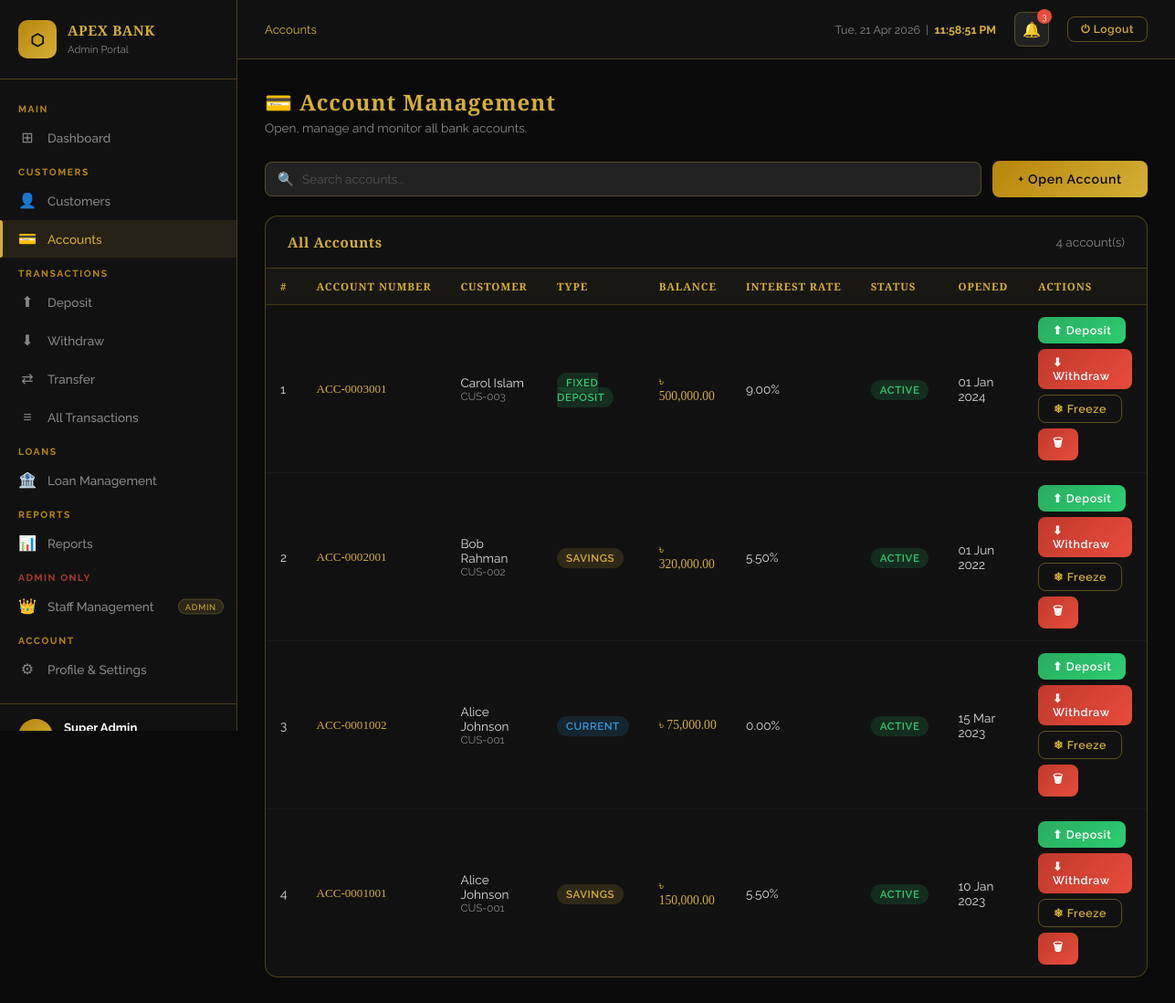
The app's page /accounts.php (signed in) with its own data.
### tables this page shows
CREATE TABLE IF NOT EXISTS accounts (
    id INT AUTO_INCREMENT PRIMARY KEY,
    account_number VARCHAR(20) UNIQUE NOT NULL,
    customer_id INT NOT NULL,
    account_type ENUM('savings', 'current', 'fixed_deposit', 'loan') NOT NULL,
    balance DECIMAL(15,2) DEFAULT 0.00,
    interest_rate DECIMAL(5,2) DEFAULT 0.00,
    status ENUM('active', 'inactive', 'frozen', 'closed') DEFAULT 'active',
    opened_date DATE NOT NULL,
    FOREIGN KEY (customer_id) REFERENCES customers(id) ON DELETE CASCADE
);

CREATE TABLE IF NOT EXISTS customers (
    id INT AUTO_INCREMENT PRIMARY KEY,
    customer_id VARCHAR(20) UNIQUE NOT NULL,
    user_id INT DEFAULT NULL,
    full_name VARCHAR(100) NOT NULL,
    email VARCHAR(100) UNIQUE NOT NULL,
    phone VARCHAR(20) NOT NULL,
    address TEXT,
    dob DATE,
    gender ENUM('male', 'female', 'other'),
    id_type VARCHAR(50),
    id_number VARCHAR(50),
    status ENUM('active', 'inactive', 'blocked') DEFAULT 'active',
    created_at TIMESTAMP DEFAULT CURRENT_TIMESTAMP,
    FOREIGN KEY (user_id) REFERENCES users(id) ON DELETE SET NULL
);

### config/db.php (called while the page is built, shortened)
<?php
function formatCurrency($amount) {
    return '৳ ' . number_format($amount, 2);
}
function isAdmin() {
    return isset($_SESSION['role']) && in_array($_SESSION['role'], ['admin', 'staff']);
}
?>

### accounts.php (the view, shortened to what this page needs)
<?php
require_once 'config/db.php';
$pageTitle = 'Accounts';
$isAdmin = isAdmin();
$filterCustomer = isset($_GET['customer']) ? intval($_GET['customer']) : 0;
$sessionCustomerId = $_SESSION['customer_id'] ?? 0;
$viewingOwnOnly    = !$isAdmin;
if ($viewingOwnOnly && $sessionCustomerId) {
    $where = "WHERE a.customer_id = $sessionCustomerId";
} elseif ($filterCustomer) {
    $where = "WHERE a.customer_id = $filterCustomer";
} else {
    $where = '';
}
$accounts = $conn->query("
    SELECT a.*, c.full_name, c.customer_id as cust_code
    FROM accounts a
    JOIN customers c ON a.customer_id = c.id
    $where
    ORDER BY a.id DESC
");
?>
<!DOCTYPE html>
<html lang="en">
<head>
    <link rel="stylesheet" href="css/style.css">
</head>
<body>
<?php include 'includes/header.php'; ?>
<div class="page-header">
    <h2>💳 <?php echo $viewingOwnOnly ? 'My Accounts' : 'Account Management'; ?></h2>
    <p><?php echo $viewingOwnOnly
        ? 'View your bank accounts and transaction history.'
        : 'Open, manage and monitor all bank accounts.';
    ?></p>
</div>
<div class="filter-bar">
    <div class="search-box" style="flex:1;">
        <span class="search-icon">🔍</span>
        <input type="text" id="tableSearch" placeholder="Search accounts...">
    </div>
    <?php if ($isAdmin): ?>
        <button class="btn btn-gold" onclick="openModal('addAccountModal')">+ Open Account</button>
    <?php endif; ?>
</div>
<div class="card">
    <div class="card-header">
        <h4><?php echo $viewingOwnOnly ? 'My Accounts' : 'All Accounts'; ?></h4>
        <span class="text-muted"><?php echo $accounts->num_rows; ?> account(s)</span>
    </div>
    <div class="table-wrapper">
        <table>
            <thead>
                <tr>
                    <th>#</th>
                    <th>Account Number</th>
                    <?php if ($isAdmin): ?><th>Customer</th><?php endif; ?>
                    <th>Type</th>
                    <th>Balance</th>
                    <th>Interest Rate</th>
                    <th>Status</th>
                    <th>Opened</th>
                    <th>Actions</th>
                </tr>
            </thead>
            <tbody>
                <?php if ($accounts->num_rows > 0):
                    $i = 1;
                    while ($a = $accounts->fetch_assoc()):
                        $typeColors = ['savings'=>'gold','current'=>'info','fixed_deposit'=>'success','loan'=>'warning'];
                        $tColor = $typeColors[$a['account_type']] ?? 'gray';
                        $isActive = $a['status'] === 'active';
                        $isFrozen = $a['status'] === 'frozen';
                ?>
                <tr>
                    <td><?php echo $i++; ?></td>
                    <td>
                        <span style="color:#D4AF37;font-family:'Cinzel',serif;font-size:0.82rem;">
                            <?php echo $a['account_number']; ?>
                        </span>
                    </td>
                    <?php if ($isAdmin): ?>
                    <td>
                        <div style="font-size:0.85rem;"><?php echo htmlspecialchars($a['full_name']); ?></div>
                        <div style="font-size:0.73rem;color:#888;"><?php echo $a['cust_code']; ?></div>
                    </td>
                    <?php endif; ?>
                    <td>
                        <span class="badge badge-<?php echo $tColor; ?>">
                            <?php echo str_replace('_', ' ', $a['account_type']); ?>
                        </span>
                    </td>
                    <td style="font-family:'Cinzel',serif;color:#D4AF37;"><?php echo formatCurrency($a['balance']); ?></td>
                    <td><?php echo $a['interest_rate']; ?>%</td>
                    <td>
                        <span class="badge badge-<?php echo $isActive ? 'success' : ($isFrozen ? 'info' : 'danger'); ?>">
                            <?php if ($isFrozen): ?>❄ <?php endif; ?><?php echo $a['status']; ?>
                        </span>
                    </td>
                    <td><?php echo date('d M Y', strtotime($a['opened_date'])); ?></td>
                    <td>
                        <div style="display:flex;gap:6px;flex-wrap:wrap;align-items:center;">
                            <?php if ($isActive): ?>
                                <a href="deposit.php?account=<?php echo $a['id']; ?>"
                                   class="btn btn-success btn-sm" title="Deposit money">⬆ Deposit</a>
                                <a href="withdraw.php?account=<?php echo $a['id']; ?>"
                                   class="btn btn-danger btn-sm" title="Withdraw money">⬇ Withdraw</a>
                            <?php elseif ($isFrozen): ?>
                                <span style="font-size:0.75rem;color:#3498DB;padding:4px 8px;background:rgba(52,152,219,0.1);border-radius:6px;border:1px solid rgba(52,152,219,0.2);">
                                    ❄ Account Frozen
                                </span>
                            <?php else: ?>
                                <span style="font-size:0.75rem;color:#E74C3C;padding:4px 8px;background:rgba(231,76,60,0.1);border-radius:6px;border:1px solid rgba(231,76,60,0.2);">
                                    ✕ Inactive
                                </span>
                            <?php endif; ?>
                            <?php if ($isAdmin): ?>
                                <a href="accounts.php?freeze=<?php echo $a['id']; ?>"
                                   class="btn btn-outline btn-sm"
                                   title="<?php echo $isFrozen ? 'Unfreeze account' : 'Freeze account'; ?>"
                                   onclick="return confirm('<?php echo $isFrozen ? 'Unfreeze' : 'Freeze'; ?> this account?')">
                                    <?php echo $isFrozen ? '🔓 Unfreeze' : '❄ Freeze'; ?>
                                </a>
                                <a href="accounts.php?delete=<?php echo $a['id']; ?>"
                                   class="btn btn-danger btn-sm btn-delete-confirm"
                                   title="Delete account">
                                    🗑
                                </a>
                            <?php endif; ?>
                        </div>
                    </td>
                </tr>
                <?php endwhile; endif; ?>
            </tbody>
        </table>
    </div>
</div>
    </div>
</div>
</div>
</body>
</html>

### includes/header.php (shortened to what this page needs)
<div class="layout">
<?php include 'includes/sidebar.php'; ?>
<div class="main-wrapper">
    <div class="topbar">
        <div class="topbar-left">
            <div class="page-breadcrumb">
                <span><?php echo htmlspecialchars($pageTitle ?? 'Dashboard'); ?></span>
            </div>
        </div>
        <div class="topbar-right">
            <div class="topbar-time">
                <?php echo date('D, d M Y'); ?> &nbsp;|&nbsp; <strong id="topbarClock"></strong>
            </div>
            <div class="notification-btn" title="Notifications">
                🔔
                <span class="notif-badge">3</span>
            </div>
            <a href="logout.php" class="btn btn-outline btn-sm" style="padding:6px 14px;font-size:0.75rem;">⏻ Logout</a>
        </div>
    </div>
    <div class="main-content">

### includes/sidebar.php (shortened to what this page needs)
<?php
$currentPage = basename($_SERVER['PHP_SELF']);
function navActive($page) {
    global $currentPage;
    return $currentPage === $page ? 'active' : '';
}
$isAdmin    = isset($_SESSION['role']) && $_SESSION['role'] === 'admin';
$isStaff    = isset($_SESSION['role']) && in_array($_SESSION['role'], ['admin','staff']);
$isCustomer = isset($_SESSION['role']) && $_SESSION['role'] === 'customer';
?>
<aside class="sidebar" id="sidebar">
    <div class="sidebar-brand">
        <div class="logo-icon">⬡</div>
        <div class="brand-text">
            <h3>APEX BANK</h3>
            <span><?php echo $isAdmin ? 'Admin Portal' : ($isStaff ? 'Staff Portal' : 'My Banking'); ?></span>
        </div>
    </div>
    <nav class="sidebar-nav">
        <div class="nav-section">Main</div>
        <a href="dashboard.php" class="nav-item <?php echo navActive('dashboard.php'); ?>">
            <span class="nav-icon">⊞</span> Dashboard
        </a>
        <?php if ($isStaff): ?>
        <div class="nav-section">Customers</div>
        <a href="customers.php" class="nav-item <?php echo navActive('customers.php'); ?>">
            <span class="nav-icon">👤</span> Customers
        </a>
        <?php endif; ?>
        <a href="accounts.php" class="nav-item <?php echo navActive('accounts.php'); ?>">
            <span class="nav-icon">💳</span> <?php echo $isCustomer ? 'My Accounts' : 'Accounts'; ?>
        </a>
        <div class="nav-section">Transactions</div>
        <a href="deposit.php" class="nav-item <?php echo navActive('deposit.php'); ?>">
            <span class="nav-icon">⬆</span> Deposit
        </a>
        <a href="withdraw.php" class="nav-item <?php echo navActive('withdraw.php'); ?>">
            <span class="nav-icon">⬇</span> Withdraw
        </a>
        <a href="transfer.php" class="nav-item <?php echo navActive('transfer.php'); ?>">
            <span class="nav-icon">⇄</span> Transfer
        </a>
        <a href="transactions.php" class="nav-item <?php echo navActive('transactions.php'); ?>">
            <span class="nav-icon">≡</span> <?php echo $isCustomer ? 'My Transactions' : 'All Transactions'; ?>
        </a>
        <div class="nav-section">Loans</div>
        <a href="loans.php" class="nav-item <?php echo navActive('loans.php'); ?>">
            <span class="nav-icon">🏦</span> <?php echo $isCustomer ? 'My Loans' : 'Loan Management'; ?>
        </a>
        <?php if ($isStaff): ?>
        <div class="nav-section">Reports</div>
        <a href="reports.php" class="nav-item <?php echo navActive('reports.php'); ?>">
            <span class="nav-icon">📊</span> Reports
        </a>
        <?php endif; ?>
        <?php if ($isAdmin): ?>
        <div class="nav-section" style="color:rgba(231,76,60,0.7);">Admin Only</div>
        <a href="staff.php" class="nav-item <?php echo navActive('staff.php'); ?>" style="position:relative;">
            <span class="nav-icon">👑</span> Staff Management
            <span style="position:absolute;right:14px;top:50%;transform:translateY(-50%);background:rgba(201,168,76,0.15);color:var(--gold);font-size:0.58rem;padding:2px 7px;border-radius:10px;letter-spacing:0.08em;text-transform:uppercase;border:1px solid rgba(201,168,76,0.25);">Admin</span>
        </a>
        <?php endif; ?>
        <div class="nav-section">Account</div>
        <a href="profile.php" class="nav-item <?php echo navActive('profile.php'); ?>">
            <span class="nav-icon">⚙</span> Profile & Settings
        </a>
    </nav>
    <div class="sidebar-footer">
        <div class="sidebar-user">
            <div class="user-avatar">
            </div>
            <div class="user-info">
                <h5><?php echo htmlspecialchars($_SESSION['full_name'] ?? 'User'); ?></h5>
            </div>
        </div>
    </div>
</aside>

### records on screen
accounts: account_number "ACC-0003001", customer.full_name "Carol Islam", customer.customer_id "CUS-003", account_type "FIXED DEPOSIT", balance "৳ 500,000.00", interest_rate "9.00", status "ACTIVE", opened_date "01 Jan 2024", shows "❄ Freeze"
accounts: account_number "ACC-0002001", customer.full_name "Bob Rahman", customer.customer_id "CUS-002", account_type "SAVINGS", balance "৳ 320,000.00", interest_rate "5.50", status "ACTIVE", opened_date "01 Jun 2022", shows "❄ Freeze"
accounts: account_number "ACC-0001002", customer.full_name "Alice Johnson", customer.customer_id "CUS-001", account_type "CURRENT", balance "৳ 75,000.00", interest_rate "0.00", status "ACTIVE", opened_date "15 Mar 2023", shows "❄ Freeze"
accounts: account_number "ACC-0001001", customer.full_name "Alice Johnson", customer.customer_id "CUS-001", account_type "SAVINGS", balance "৳ 150,000.00", interest_rate "5.50", status "ACTIVE", opened_date "10 Jan 2023", shows "❄ Freeze"

### other values on screen
$_SESSION['full_name'] "Super Admin"
$pageTitle "Accounts"
$accounts->num_rows "4"
